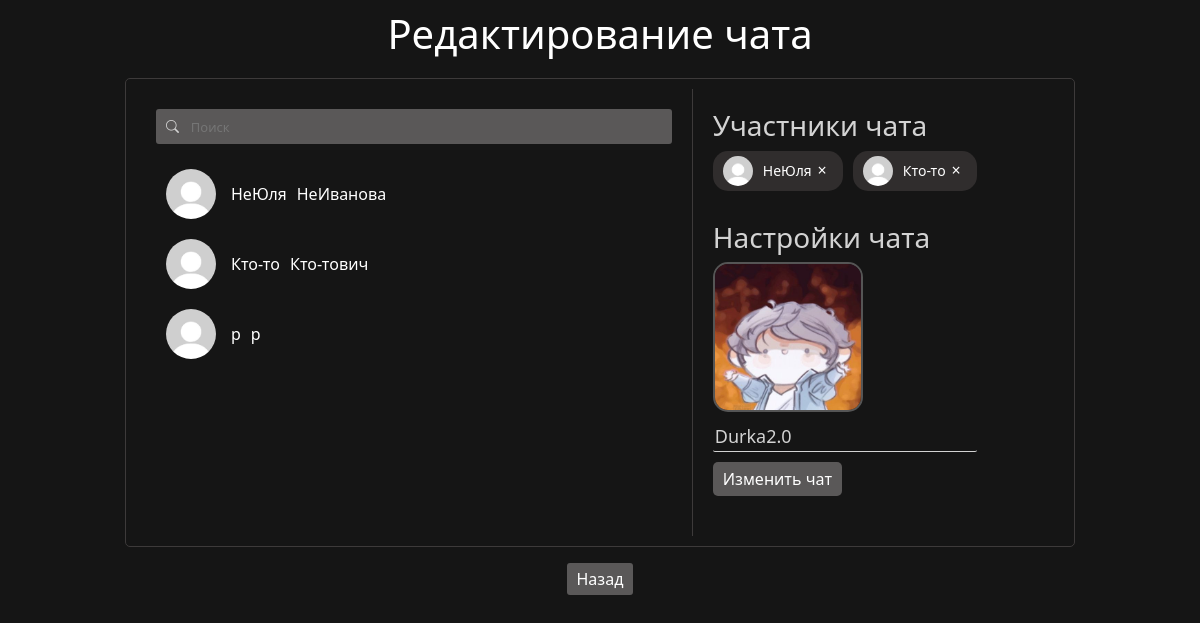
/edit_private_chat/2 (signed in), run on the app's committed database.
### data/users.py (models this page shows, shortened)
class User(SqlAlchemyBase, UserMixin, SerializerMixin):
    __tablename__ = "users"
    id = sqlalchemy.Column(sqlalchemy.Integer, primary_key=True, autoincrement=True)
    surname = sqlalchemy.Column(sqlalchemy.String)
    name = sqlalchemy.Column(sqlalchemy.String)
    age = sqlalchemy.Column(sqlalchemy.Integer)
    city = sqlalchemy.Column(sqlalchemy.String)
    email = sqlalchemy.Column(sqlalchemy.String, unique=True)
    hashed_password = sqlalchemy.Column(sqlalchemy.String)
    post_ids = sqlalchemy.Column(sqlalchemy.String)
    comment_ids = sqlalchemy.Column(sqlalchemy.String)
    post_like_ids = sqlalchemy.Column(sqlalchemy.String)
    post_like_guide_category_ids = sqlalchemy.Column(sqlalchemy.String)
    post_like_ideas_category_ids = sqlalchemy.Column(sqlalchemy.String)
    post_like_mems_category_ids = sqlalchemy.Column(sqlalchemy.String)
    post_like_common_category_ids = sqlalchemy.Column(sqlalchemy.String)
    friends_ids = sqlalchemy.Column(sqlalchemy.String)
    friends_requests = sqlalchemy.Column(sqlalchemy.String)
    own_requests = sqlalchemy.Column(sqlalchemy.String)
    chats_ids = sqlalchemy.Column(sqlalchemy.String)
    img_profile = sqlalchemy.Column(sqlalchemy.String)
    img_avatar = sqlalchemy.Column(sqlalchemy.String)
    sex = sqlalchemy.Column(sqlalchemy.String)
    blocked_users = sqlalchemy.Column(sqlalchemy.String)
    private_chat_ids = sqlalchemy.Column(sqlalchemy.String)
    modified_date = sqlalchemy.Column(sqlalchemy.DateTime, default=datetime.datetime.now)
    comments = orm.relationship("Comments", back_populates='user')
    posts = orm.relationship("Posts", back_populates='user')

### data/private_chats.py (models this page shows)
class PrivateChat(SqlAlchemyBase, SerializerMixin):
    __tablename__ = "private_chats"
    id = sqlalchemy.Column(sqlalchemy.Integer, primary_key=True, autoincrement=True)
    messeges = sqlalchemy.Column(sqlalchemy.String)
    members = sqlalchemy.Column(sqlalchemy.String)
    chat_name = sqlalchemy.Column(sqlalchemy.String)
    chat_avatar = sqlalchemy.Column(sqlalchemy.String)
    comments = sqlalchemy.Column(sqlalchemy.String)
    modified_date = sqlalchemy.Column(sqlalchemy.DateTime, default=datetime.datetime.now)

### server.py (the view)
@app.route("/edit_private_chat/<chat_id>", methods=["GET", "POST"])
def edit_chat(chat_id):
    if not current_user.is_authenticated:
        return redirect("/")
    form = SerchUserForm()
    if form.validate_on_submit() and form.serch_user_id.data:
        return redirect(f"/id/{form.serch_user_id.data}")
    db_sess = db_session.create_session()
    private_chat = db_sess.query(PrivateChat).filter(PrivateChat.id == chat_id).first()
    if not private_chat:
        return f.abort(404)
    members = private_chat.members.split(",")
    if str(current_user.id) not in members:
        return f.abort(404)
    friends = []
    print(current_user.friends_ids)
    if current_user.friends_ids:
        for i in str(current_user.friends_ids).split(","):
            friends.append(db_sess.query(User).filter(User.id == int(i)).first())
    chat = db_sess.query(PrivateChat).filter(PrivateChat.id == int(chat_id)).first()
    members_id = str(chat.members).split(",")
    members = []
    for i in members_id:
        if int(i) == current_user.id:
            continue
        members.append(db_sess.query(User).filter(User.id == int(i)).first())
    chat_avatar = rf"..\static\img\chat.png"
    if private_chat.chat_avatar:
        chat_avatar = private_chat.chat_avatar
    html = f.render_template(r"create_chat.html",
                            friends = friends,
                            members = members,
                            chat_avatar = chat_avatar,
                            chat_name = chat.chat_name
                            )
    return html

### forms/serch_user.py
class SerchUserForm(FlaskForm):
    serch_user_id = StringField()

### data/db_session.py (called while the page is built)
def create_session() -> Session:
    global __factory
    return __factory()

### server.py (called while the page is built)
@login_manager.user_loader
def load_user(user_id):
    db_sess = db_session.create_session()
    return db_sess.query(User).get(user_id)

### templates/create_chat.html (shortened to what this page needs)
<!DOCTYPE html>
<html lang="en">
    <head>
        <link rel="stylesheet"
        href="https://cdn.jsdelivr.net/npm/bootstrap@5.0.0-beta1/dist/css/bootstrap.min.css"
>
            <link href="https://cdn.jsdelivr.net/npm/bootstrap@5.3.2/dist/css/bootstrap.min.css" rel="stylesheet">
        <link rel="stylesheet" href="https://cdn.jsdelivr.net/npm/bootstrap-icons@1.8.1/font/bootstrap-icons.css">
        <link rel="stylesheet" type="text/css" href="../static/css/style.css" />
    </head>
<body>
    <h1 style="text-align: center; color: white; margin-bottom: 20px; margin-top: 10px;">{% if members %}Редактирование чата{% else %}Создание чата{% endif %}</h1>
    <div class="create-chat-container">
        <div class="friends-list">
            <form style="position: static; top: 0; margin-bottom: 15px; width: 100%; display: flex; flex-direction: row;" class="serch-form" method="post" id="friend-form">
                <i style="margin-left: 0;" class="bi bi-search serch-img"></i><input class="serch friends-serch" type="text" placeholder="Поиск">
            </form>
            {% for i in friends %}
                <div class="friend-item" data-friend-id="{{i.id}}">
                    <div class="avatar-and-name-friend">
                        <div class="friend-avatar-box-create-chat">
                            <a href="/id/{{i.id}}"><img class="friend-avatar-create-chat" {% if i.img_avatar %} src="{{i.img_avatar}}" {% else %} src="../static/img/avatar.jpg" {% endif %} alt=""></a>
                        </div>
                        <p style="margin-right: 10px;" class="name-friend-create-chat">{{i.name}}</p>
                        <p class="name-friend-create-chat">{{i.surname}}</p>
                    </div>
                </div>
            {% endfor %}
        </div>
        <div class="chat-creation-panel">
            <div class="selected-friends">
                <h3 style="text-align: left;">Участники чата</h3>
                <div class="selected-friends-list">
                    {% if members %}
                    {% for i in members %}
                    <div class="selected-friend" data-friend-id="{{i.id}}">
                        <img {% if i.img_avatar %} src="{{i.img_avatar}}" {% else %} src="../static/img/avatar.jpg" {% endif %} alt="Аватар">
                        <span>{{i.name}}</span>
                        <button onclick="document.querySelector('.selected-friends-list').removeChild(this.closest('.selected-friend'))" class="remove-friend">&times;</button>
                    </div>
                    {% endfor %}
                    {% endif %}
                </div>
            </div>
            <div style="text-align: left;" class="chat-details">
                <h3 style="text-align: left;">Настройки чата</h3>
                <div class="chat-avatar-upload">
                    <label for="chat-avatar">
                        <img id="chat-avatar-preview" {% if chat_avatar %} src="{{chat_avatar}}" {% else %} src="../static/img/chat.png" {% endif %} alt="Аватар чата">
                    </label>
                </div>
                <input style="margin-top: 10px; text-align: left;" type="text" class="chat-name" placeholder="Название чата" {% if chat_name %} value="{{chat_name}}" {% endif %}>
                <br>
                <button style="text-align: left;" class="create-chat-button">{% if members %}Изменить чат{% else %}Создать чат{% endif %}</button>
            </div>
        </div>
    </div>
    <div style="width: 100%; text-align: center; margin-top: 20px;"><a class="back-create-chat" href="/chats">Назад</a></div>
</body>
</html>

### static/css/style.css (style rules this page uses)
body { background-color: #151515; }
.serch-form { display: inline-block; }
.serch { box-sizing: border-box; border: none; background-color: #5a5858; color: lightgray; outline: 0; border-radius: 0px 3px 3px 0px; height: 35px; font-size: 13px; }
.serch-img { position: relative; display: inline-block; background-color: #5a5858; color: lightgray; border-radius: 3px 0px 0px 3px; height: 35px; width: 35px; text-align: center; line-height: 35px; font-size: 13px; margin-left: 20px; }
.friends-serch { width: 100%; }
.avatar-and-name-friend { display: flex; flex-direction: row; align-items: center; }
.create-chat-container { display: flex; width: 100%; min-width: 943.3px; max-width: 950px; max-height: 500px; margin: 0 auto; border: 1px solid #3d3a3a; border-radius: 5px; padding: 10px; }
.friends-list { max-height: 500px; overflow: auto; width: 60%; padding: 20px; border-right: 1px solid #3d3a3a; overflow-y: auto; }
.friend-item { display: flex; align-items: center; padding: 10px; cursor: pointer; transition: background-color 0.3s; }
.friend-avatar-box-create-chat { width: 50px; height: 50px; border-radius: 50%; overflow: hidden; margin-right: 15px; }
.friend-avatar-create-chat { width: 100%; height: 100%; object-fit: cover; }
.name-friend-create-chat { color: white; font-size: 16px; margin: 0; }
.chat-creation-panel { overflow: auto; width: 40%; padding: 20px; }
.selected-friends-list { display: flex; flex-wrap: wrap; gap: 10px; margin-bottom: 20px; }
.selected-friend { display: flex; align-items: center; background-color: #302d2d; padding: 5px 10px; border-radius: 15px; position: relative; }
.selected-friend img { width: 30px; height: 30px; border-radius: 50%; margin-right: 10px; }
.selected-friend span { color: white; font-size: 14px; }
.chat-avatar-upload { position: relative; width: 150px; height: 1 }
.selected-friend { display: flex; align-items: center; background-color: #302d2d; padding: 5px 10px; border-radius: 15px; position: relative; margin-bottom: 10px; }
.remove-friend { position: relative; top: 40%; transform: translateY(-50%); background: none; border: none; color: white; font-size: 16px; cursor: pointer; }
.chat-avatar-upload { position: relative; overflow: hidden; width: 150px; height: 150px; border: 2px solid #555; border-radius: 15px; display: flex; justify-content: center; align-items: center; cursor: pointer; }
.selected-friends h3, .chat-details h3 { color: lightgray; }
.chat-name { margin-top: 10px; outline: none; border: none; color: lightgray; border-bottom: lightgray 1px solid; border-radius: 2px; background-color: transparent; }
.create-chat-button { border: none; margin-top: 10px; border-radius: 5px; padding: 5px 10px; color: white; background-color: #5a5858; }
.back-create-chat { color: white; text-decoration: none; background-color: #5a5858; border-radius: 3px; padding: 5px 10px; }
.chat-details { text-align: center; margin-bottom: 20px; }
.chat-name { font-size: 18px; margin: 0; }

### data on the page
User: name "НеЮля", surname "НеИванова"
User: name "Кто-то", surname "Кто-тович"
User: name "р", surname "р"
PrivateChat: chat_name "Durka2.0"
